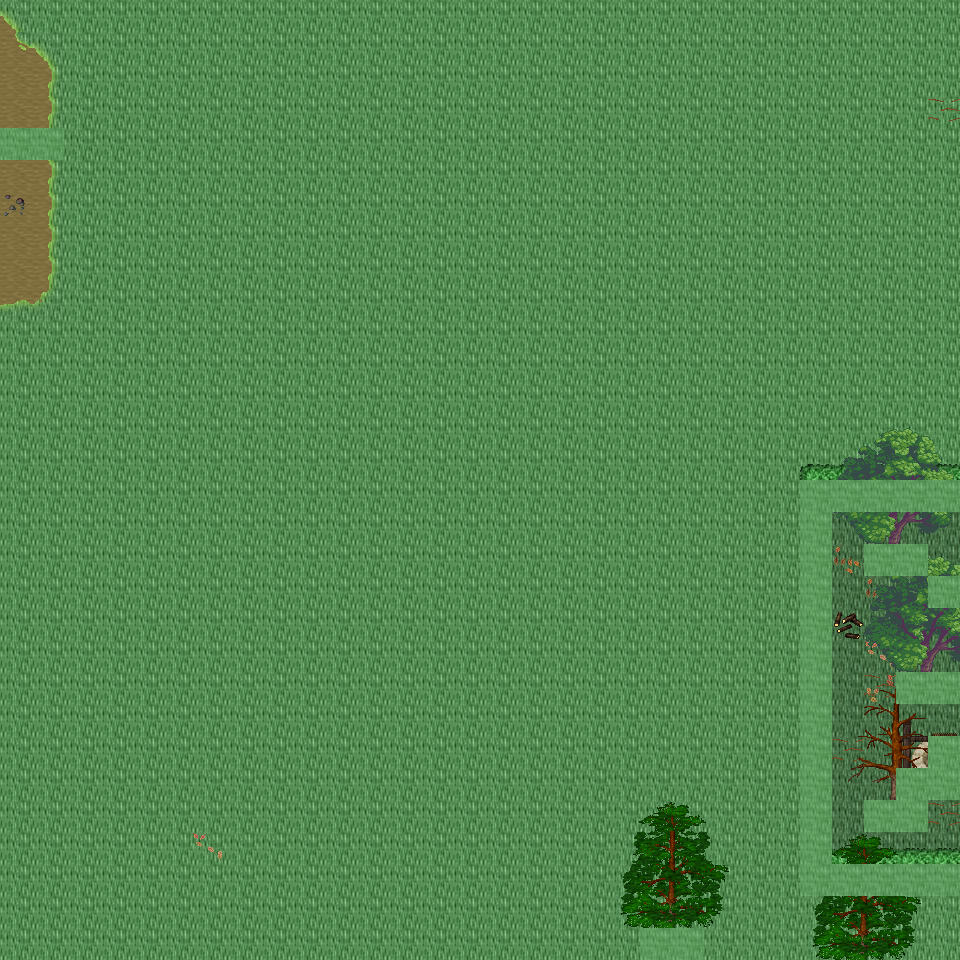

Tiled map render using the project's own tile images. Description and the map definition, with tile-layer contents summarised, below:
An orthogonal 30x30 tile map with 32x32 px tiles, 6 tile layers (Ground, Object, Object2, Above, ...), 50 tilesets and 11 objects (11x mapExit).

<map version="1.0" orientation="orthogonal" renderorder="right-down" width="30" height="30" tilewidth="32" tileheight="32" nextobjectid="12">
  <tileset firstgid="1" name="tileset_ground_ground" tilewidth="32" tileheight="32" tilecount="33" columns="3">
    <image source="../drawable/tileset_ground_ground.png" width="96" height="352" />
  </tileset>
  <tileset firstgid="34" name="tileset_building_castle" tilewidth="32" tileheight="32" tilecount="320" columns="20">
    <image source="../drawable/tileset_building_castle.png" width="640" height="512" />
  </tileset>
  <tileset firstgid="354" name="tileset_furniture_carpet_carpets_2" tilewidth="32" tileheight="32" tilecount="20" columns="4">
    <image source="../drawable/tileset_furniture_carpet_carpets_2.png" width="128" height="160" />
  </tileset>
  <tileset firstgid="374" name="tileset_ground_indoor_tiles" tilewidth="32" tileheight="32" tilecount="8" columns="2">
    <image source="../drawable/tileset_ground_indoor_tiles.png" width="64" height="128" />
  </tileset>
  <tileset firstgid="382" name="tileset_building_entrance_int_iron_bars" tilewidth="32" tileheight="32" tilecount="12" columns="3">
    <image source="../drawable/tileset_building_entrance_int_iron_bars.png" width="96" height="128" />
  </tileset>
  <tileset firstgid="394" name="tileset_plant_bush_hedge" tilewidth="32" tileheight="32" tilecount="35" columns="5">
    <image source="../drawable/tileset_plant_bush_hedge.png" width="160" height="224" />
  </tileset>
  <tileset firstgid="429" name="tileset_building_church" tilewidth="32" tileheight="32" tilecount="56" columns="8">
    <image source="../drawable/tileset_building_church.png" width="256" height="224" />
  </tileset>
  <tileset firstgid="485" name="tileset_logic_collision" tilewidth="32" tileheight="32" tilecount="1" columns="1">
    <image source="../drawable/tileset_logic_collision.png" width="32" height="32" />
  </tileset>
  <tileset firstgid="486" name="tileset_logic_item_vegetable" tilewidth="32" tileheight="32" tilecount="16" columns="8">
    <image source="../drawable/tileset_logic_item_vegetable.png" width="256" height="64" />
  </tileset>
  <tileset firstgid="502" name="tileset_ground_rock_rocks" tilewidth="32" tileheight="32" tilecount="4" columns="2">
    <image source="../drawable/tileset_ground_rock_rocks.png" width="64" height="64" />
  </tileset>
  <tileset firstgid="506" name="tileset_item_corpse_huge_animal" tilewidth="32" tileheight="32" tilecount="16" columns="2">
    <image source="../drawable/tileset_item_corpse_huge_animal.png" width="64" height="256" />
  </tileset>
  <tileset firstgid="522" name="tileset_plant_tree_dead_tree_4" tilewidth="32" tileheight="32" tilecount="20" columns="4">
    <image source="../drawable/tileset_plant_tree_dead_tree_4.png" width="128" height="160" />
  </tileset>
  <tileset firstgid="542" name="tileset_logic_creature_undead" tilewidth="32" tileheight="32" tilecount="16" columns="8">
    <image source="../drawable/tileset_logic_creature_undead.png" width="256" height="64" />
  </tileset>
  <tileset firstgid="558" name="tileset_plant_tree_dead_tree_2" tilewidth="32" tileheight="32" tilecount="20" columns="4">
    <image source="../drawable/tileset_plant_tree_dead_tree_2.png" width="128" height="160" />
  </tileset>
  <tileset firstgid="578" name="tileset_item_gothic_headstone_2" tilewidth="32" tileheight="32" tilecount="3" columns="1">
    <image source="../drawable/tileset_item_gothic_headstone_2.png" width="32" height="96" />
  </tileset>
  <tileset firstgid="581" name="tileset_building_house_3" tilewidth="32" tileheight="32" tilecount="48" columns="6">
    <image source="../drawable/tileset_building_house_3.png" width="192" height="256" />
  </tileset>
  <tileset firstgid="629" name="tileset_object_scarecrow" tilewidth="32" tileheight="32" tilecount="2" columns="1">
    <image source="../drawable/tileset_object_scarecrow.png" width="32" height="64" />
  </tileset>
  <tileset firstgid="631" name="tileset_plant_tree_fall_trees" tilewidth="32" tileheight="32" tilecount="40" columns="8">
    <image source="../drawable/tileset_plant_tree_fall_trees.png" width="256" height="160" />
  </tileset>
  <tileset firstgid="671" name="tileset_logic_creature_undead_fallen" tilewidth="32" tileheight="32" tilecount="16" columns="8">
    <image source="../drawable/tileset_logic_creature_undead_fallen.png" width="256" height="64" />
  </tileset>
  <tileset firstgid="687" name="tileset_building_decoration_orbpedestal" tilewidth="32" tileheight="32" tilecount="2" columns="1">
    <image source="../drawable/tileset_building_decoration_orbpedestal.png" width="32" height="64" />
  </tileset>
  <tileset firstgid="689" name="tileset_ground_rock_rocks_3" tilewidth="32" tileheight="32" tilecount="16" columns="4">
    <image source="../drawable/tileset_ground_rock_rocks_3.png" width="128" height="128" />
  </tileset>
  <tileset firstgid="705" name="tileset_plant_tree_chestnut_tree" tilewidth="32" tileheight="32" tilecount="20" columns="4">
    <image source="../drawable/tileset_plant_tree_chestnut_tree.png" width="128" height="160" />
  </tileset>
  <tileset firstgid="725" name="tileset_plant_stump_hollow_logs" tilewidth="32" tileheight="32" tilecount="6" columns="3">
    <image source="../drawable/tileset_plant_stump_hollow_logs.png" width="96" height="64" />
  </tileset>
  <tileset firstgid="731" name="tileset_logic_creature_golem" tilewidth="32" tileheight="32" tilecount="4" columns="4">
    <image source="../drawable/tileset_logic_creature_golem.png" width="128" height="32" />
  </tileset>
  <tileset firstgid="735" name="tileset_ground_grass_edges" tilewidth="32" tileheight="32" tilecount="36" columns="12">
    <image source="../drawable/tileset_ground_grass_edges.png" width="384" height="96" />
  </tileset>
  <tileset firstgid="771" name="tileset_ground_grass_corners" tilewidth="32" tileheight="32" tilecount="24" columns="6">
    <image source="../drawable/tileset_ground_grass_corners.png" width="192" height="128" />
  </tileset>
  <tileset firstgid="795" name="tileset_ground_water_pool" tilewidth="32" tileheight="32" tilecount="72" columns="3">
    <image source="../drawable/tileset_ground_water_pool.png" width="96" height="768" />
  </tileset>
  <tileset firstgid="867" name="tileset_ground_earth_edges" tilewidth="32" tileheight="32" tilecount="18" columns="6">
    <image source="../drawable/tileset_ground_earth_edges.png" width="192" height="96" />
  </tileset>
  <tileset firstgid="885" name="tileset_logic_creature_ent" tilewidth="32" tileheight="32" tilecount="4" columns="4">
    <image source="../drawable/tileset_logic_creature_ent.png" width="128" height="32" />
  </tileset>
  <tileset firstgid="889" name="tileset_plant_leaves" tilewidth="32" tileheight="32" tilecount="8" columns="4">
    <image source="../drawable/tileset_plant_leaves.png" width="128" height="64" />
  </tileset>
  <tileset firstgid="897" name="tileset_object_well_hoist" tilewidth="32" tileheight="32" tilecount="9" columns="3">
    <image source="../drawable/tileset_object_well_hoist.png" width="96" height="96" />
  </tileset>
  <tileset firstgid="906" name="tileset_building_stairs_grey_stone_stairs_down" tilewidth="32" tileheight="32" tilecount="6" columns="3">
    <image source="../drawable/tileset_building_stairs_grey_stone_stairs_down.png" width="96" height="64" />
  </tileset>
  <tileset firstgid="912" name="tileset_ground_green_paving" tilewidth="32" tileheight="32" tilecount="18" columns="3">
    <image source="../drawable/tileset_ground_green_paving.png" width="96" height="192" />
  </tileset>
  <tileset firstgid="930" name="tileset_plant_tree_tree_darkgreen" tilewidth="32" tileheight="32" tilecount="88" columns="8">
    <image source="../drawable/tileset_plant_tree_tree_darkgreen.png" width="256" height="352" />
  </tileset>
  <tileset firstgid="1018" name="tileset_light_dim_light_7x5" tilewidth="32" tileheight="32" tilecount="35" columns="7">
    <image source="../drawable/tileset_light_dim_light_7x5.png" width="224" height="160" />
  </tileset>
  <tileset firstgid="1053" name="tileset_furniture_light_lamp_bronze" tilewidth="32" tileheight="32" tilecount="3" columns="1">
    <image source="../drawable/tileset_furniture_light_lamp_bronze.png" width="32" height="96" />
  </tileset>
  <tileset firstgid="1056" name="tileset_light_light_5x5" tilewidth="32" tileheight="32" tilecount="25" columns="5">
    <image source="../drawable/tileset_light_light_5x5.png" width="160" height="160" />
  </tileset>
  <tileset firstgid="1081" name="tileset_plant_tree_pine_tree" tilewidth="32" tileheight="32" tilecount="20" columns="4">
    <image source="../drawable/tileset_plant_tree_pine_tree.png" width="128" height="160" />
  </tileset>
  <tileset firstgid="1101" name="tileset_plant_tree_pine_tree_1" tilewidth="32" tileheight="32" tilecount="20" columns="4">
    <image source="../drawable/tileset_plant_tree_pine_tree_1.png" width="128" height="160" />
  </tileset>
  <tileset firstgid="1121" name="tileset_furniture_chair_bench_wooden" tilewidth="32" tileheight="32" tilecount="8" columns="2">
    <image source="../drawable/tileset_furniture_chair_bench_wooden.png" width="64" height="128" />
  </tileset>
  <tileset firstgid="1129" name="tileset_plant_flower_flowers_mixed" tilewidth="32" tileheight="32" tilecount="16" columns="4">
    <image source="../drawable/tileset_plant_flower_flowers_mixed.png" width="128" height="128" />
  </tileset>
  <tileset firstgid="1145" name="tileset_building_thatched_roof_cottage1" tilewidth="32" tileheight="32" tilecount="20" columns="4">
    <image source="../drawable/tileset_building_thatched_roof_cottage1.png" width="128" height="160" />
  </tileset>
  <tileset firstgid="1165" name="tileset_item_blood_floor_stain" tilewidth="32" tileheight="32" tilecount="1" columns="1">
    <image source="../drawable/tileset_item_blood_floor_stain.png" width="32" height="32" />
  </tileset>
  <tileset firstgid="1166" name="tileset_item_firewood" tilewidth="32" tileheight="32" tilecount="12" columns="3">
    <image source="../drawable/tileset_item_firewood.png" width="96" height="128" />
  </tileset>
  <tileset firstgid="1178" name="tileset_item_gothic_headstone_1" tilewidth="32" tileheight="32" tilecount="1" columns="1">
    <image source="../drawable/tileset_item_gothic_headstone_1.png" width="32" height="32" />
  </tileset>
  <tileset firstgid="1179" name="tileset_item_gothic_tiny_headstone" tilewidth="32" tileheight="32" tilecount="1" columns="1">
    <image source="../drawable/tileset_item_gothic_tiny_headstone.png" width="32" height="32" />
  </tileset>
  <tileset firstgid="1180" name="tileset_plant_mosses" tilewidth="32" tileheight="32" tilecount="16" columns="4">
    <image source="../drawable/tileset_plant_mosses.png" width="128" height="128" />
  </tileset>
  <tileset firstgid="1196" name="tileset_building_fence_wooden_brown_fence" tilewidth="32" tileheight="32" tilecount="42" columns="7">
    <image source="../drawable/tileset_building_fence_wooden_brown_fence.png" width="224" height="192" />
  </tileset>
  <tileset firstgid="1238" name="tileset_logic_creature_undead_skeleton" tilewidth="32" tileheight="32" tilecount="6" columns="6">
    <image source="../drawable/tileset_logic_creature_undead_skeleton.png" width="192" height="32" />
  </tileset>
  <tileset firstgid="1244" name="tileset_logic_creature_undead_specter" tilewidth="32" tileheight="32" tilecount="6" columns="6">
    <image source="../drawable/tileset_logic_creature_undead_specter.png" width="192" height="32" />
  </tileset>
  <layer name="Ground" width="30" height="30">
    <data>[900 cells, 900 non-empty, 4 distinct tile ids]</data>
  </layer>
  <layer name="Object" width="30" height="30">
    <data>[900 cells, 53 non-empty, 22 distinct tile ids]</data>
  </layer>
  <layer name="Object2" width="30" height="30">
    <data>[900 cells, 8 non-empty, 7 distinct tile ids]</data>
  </layer>
  <layer name="Above" width="30" height="30">
    <data>[900 cells, 24 non-empty, 17 distinct tile ids]</data>
  </layer>
  <layer name="Above2" width="30" height="30">
    <data>[900 cells, 64 non-empty, 45 distinct tile ids]</data>
  </layer>
  <layer name="Walkable" width="30" height="30">
    <data>[900 cells, 35 non-empty, 1 distinct tile ids]</data>
  </layer>
  <objectgroup name="MapEvents">
    <object id="1" name="north" type="mapExit" x="0" y="0" width="960" height="32">
      <properties>
        <property name="map" value="level_0_x222_y60" />
        <property name="x" value="0" />
        <property name="y" value="28" />
      </properties>
    </object>
    <object id="2" name="south" type="mapExit" x="0" y="928" width="640" height="32">
      <properties>
        <property name="map" value="level_0_x222_y62" />
        <property name="x" value="0" />
        <property name="y" value="1" />
      </properties>
    </object>
    <object id="3" name="south2" type="mapExit" x="704" y="928" width="256" height="32">
      <properties>
        <property name="map" value="level_0_x222_y62" />
        <property name="x" value="22" />
        <property name="y" value="1" />
      </properties>
    </object>
    <object id="4" name="west" type="mapExit" x="0" y="0" width="32" height="128">
      <properties>
        <property name="map" value="level_0_x221_y61" />
        <property name="x" value="28" />
        <property name="y" value="0" />
      </properties>
    </object>
    <object id="5" name="west2" type="mapExit" x="0" y="160" width="32" height="800">
      <properties>
        <property name="map" value="level_0_x221_y61" />
        <property name="x" value="28" />
        <property name="y" value="5" />
      </properties>
    </object>
    <object id="6" name="east" type="mapExit" x="928" y="0" width="32" height="480">
      <properties>
        <property name="map" value="level_0_x223_y61" />
        <property name="x" value="1" />
        <property name="y" value="0" />
      </properties>
    </object>
    <object id="7" name="east2" type="mapExit" x="928" y="512" width="32" height="64">
      <properties>
        <property name="map" value="level_0_x223_y61" />
        <property name="x" value="1" />
        <property name="y" value="16" />
      </properties>
    </object>
    <object id="8" name="east3" type="mapExit" x="928" y="608" width="32" height="64">
      <properties>
        <property name="map" value="level_0_x223_y61" />
        <property name="x" value="1" />
        <property name="y" value="19" />
      </properties>
    </object>
    <object id="9" name="east4" type="mapExit" x="928" y="704" width="32" height="32">
      <properties>
        <property name="map" value="level_0_x223_y61" />
        <property name="x" value="1" />
        <property name="y" value="22" />
      </properties>
    </object>
    <object id="10" name="east5" type="mapExit" x="928" y="800" width="32" height="64">
      <properties>
        <property name="map" value="level_0_x223_y61" />
        <property name="x" value="1" />
        <property name="y" value="25" />
      </properties>
    </object>
    <object id="11" name="east6" type="mapExit" x="928" y="896" width="32" height="64">
      <properties>
        <property name="map" value="level_0_x223_y61" />
        <property name="x" value="1" />
        <property name="y" value="28" />
      </properties>
    </object>
  </objectgroup>
</map>
